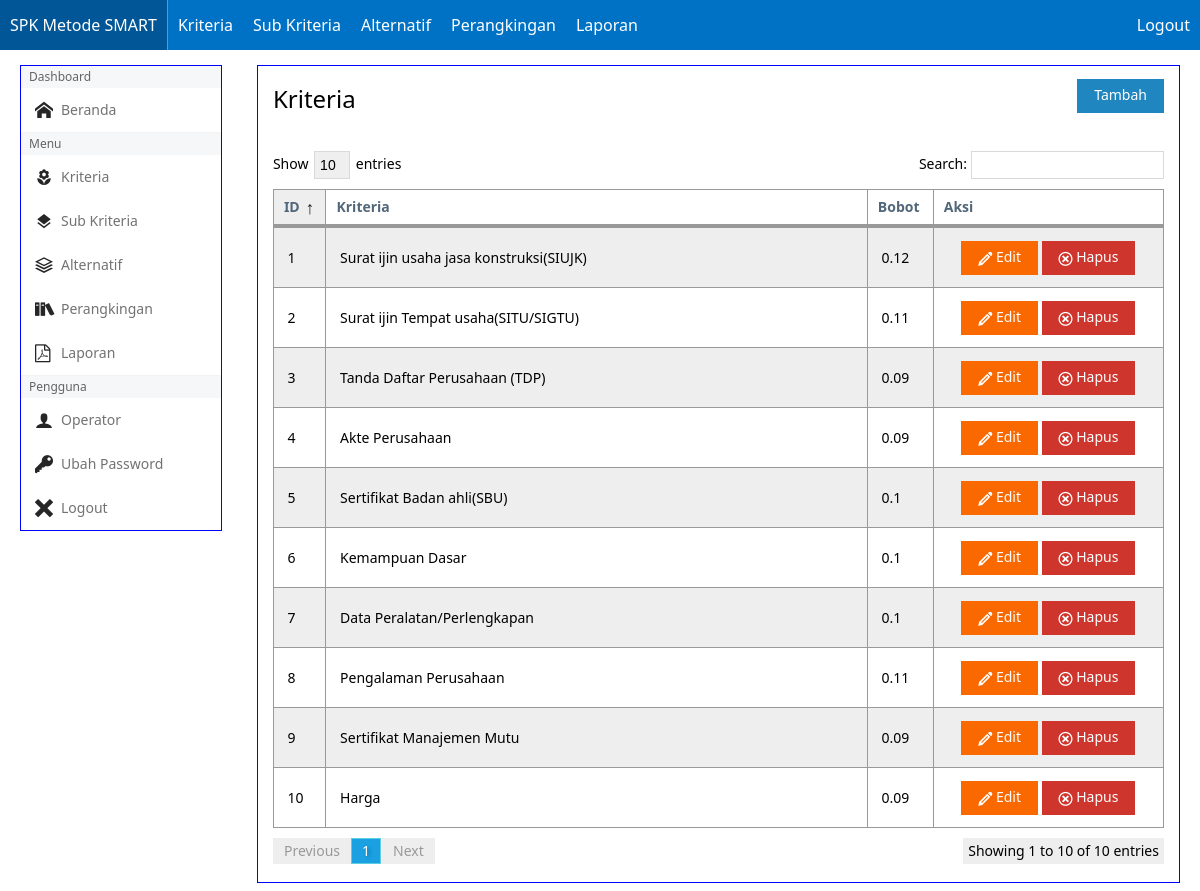
/kriteria.php (signed in), run on the app's committed database.
### tables this page shows
CREATE TABLE `smart_kriteria` (
  `id_kriteria` int(11) NOT NULL,
  `nama_kriteria` varchar(45) NOT NULL,
  `bobot_kriteria` double NOT NULL
);

### kriteria.php (the view, shortened to what this page needs)
<?php
include "header.php";
$page = isset($_GET['page'])?$_GET['page']:"";
?>
<div class="row cells4">
	<div class="cell colspan2">
		<h3>Kriteria</h3>
	</div>
<?php
if($page=='form'){
?>
	<div class="cell colspan2 align-right">
		<a href="kriteria.php" class="button info">Kembali</a>
	</div>
</div>
	<p></p>
	<?php
	if(isset($_POST['simpan'])){
		$stmt = $db->prepare("select sum(bobot_kriteria) as bbtk from smart_kriteria");
		$stmt->execute();
		$row = $stmt->fetch();
		if($_POST['bobot']<=100){
			$bbt = $_POST['bobot']/100;
			$bbtk = $bbt+$row['bbtk'];
			if($bbtk<=1){
				$nama = $_POST['nama'];
				$bobot = $_POST['bobot']/100;
				$stmt2 = $db->prepare("insert into smart_kriteria values('',?,?)");
				$stmt2->bindParam(1,$nama);
				$stmt2->bindParam(2,$bobot);
				if($stmt2->execute()){
					?>
					<script type="text/javascript">location.href='kriteria.php'</script>
					<?php
				} else{
					?>
					<script type="text/javascript">alert('Gagal menyimpan data')</script>
					<?php
				}
			} else{
				?>
				<script type="text/javascript">alert('Bobot haruslah 100% jika dijumlahkan semua kriteria')</script>
				<?php
			}
		} else{
			?>
				<script type="text/javascript">alert('Maaf nilai bobot maksimal 100')</script>
			<?php
		}
	}
	?>
	<form method="post">
		<input type="hidden" name="id" value="<?php echo isset($_GET['id'])? $_GET['id'] : ''; ?>">
		<label>Kriteria</label>
		<div class="input-control text full-size">
		    <input type="text" name="nama" placeholder="Nama Kriteria" value="<?php echo isset($_GET['nama'])? $_GET['nama'] : ''; ?>">
		</div>
		<label>Bobot</label>
		<div class="input-control text full-size">
		    <input type="text" name="bobot" placeholder="Bobot %" value="<?php echo isset($_GET['bobot'])? $_GET['bobot']*100 : ''; ?>">
		</div>
		<?php
		if (isset($_GET['id'])) {
			?>
			<button type="submit" name="update" class="button warning">Update</button>
			<?php
		} else{
			?>
			<button type="submit" name="simpan" class="button primary">Simpan</button>
			<?php
		}
		?>
	</form>
<?php
} else{
?>
	<div class="cell colspan2 align-right">
		<a href="?page=form" class="button primary">Tambah</a>
	</div>
</div>
<table class="table striped hovered cell-hovered border bordered dataTable" data-role="datatable" data-searching="true">
	<thead>
		<tr>
			<th width="50">ID</th>
			<th>Kriteria</th>
			<th width="50">Bobot</th>
			<th width="240">Aksi</th>
		</tr>
	</thead>
	<tbody>
		<?php
		$stmt = $db->prepare("select * from smart_kriteria");
		$stmt->execute();
        $no = 1;
		while($row = $stmt->fetch()){
		?>
		<tr>
			<td><?php echo $no++ ?></td>
			<td><?php echo $row['nama_kriteria'] ?></td>
			<td><?php echo $row['bobot_kriteria'] ?></td>
			<td class="align-center">
				<a href="?page=form&id=<?php echo $row['id_kriteria'] ?>&nama=<?php echo $row['nama_kriteria'] ?>&bobot=<?php echo $row['bobot_kriteria'] ?>" class="button warning"><span class="mif-pencil icon"></span> Edit</a>
				<a href="?page=hapus&id=<?php echo $row['id_kriteria'] ?>" class="button danger"><span class="mif-cancel icon"></span> Hapus</a>
			</td>
		</tr>
		<?php
		}
		?>
	</tbody>
</table>
<p><br/></p>
<?php
}
include "footer.php";
?>

### header.php (shortened to what this page needs)
<!DOCTYPE html>
<html>
<head>
    <link href="css/metro.css" rel="stylesheet">
    <link href="css/metro-icons.css" rel="stylesheet">
    <link href="css/metro-schemes.css" rel="stylesheet">
    <link href="css/metro-responsive.css" rel="stylesheet">
</head>
<body>
    <div class="app-bar">
		<a class="app-bar-element" href="...">SPK Metode SMART</a>
		<ul class="app-bar-menu">
			<li><a href="kriteria.php">Kriteria</a></li>
			<li><a href="subkriteria.php">Sub Kriteria</a></li>
			<li><a href="alternatif.php">Alternatif</a></li>
			<li><a href="perangkingan.php">Perangkingan</a></li>
			<li><a target="_blank" href="laporan.php">Laporan</a></li>
		</ul>
		<a href="logout.php" class="app-bar-element place-right">Logout</a>
	</div>
	<div style="padding:5px 20px;">
		<div class="grid">
			<div class="row cells5">
				<div class="cell">
					<ul class="v-menu" style="border:1px solid blue">
						<li class="menu-title">Dashboard</li>
						<li><a href="index.php"><span class="mif-home icon"></span> Beranda</a></li>
						<li class="menu-title">Menu</li>
						<li><a href="kriteria.php"><span class="mif-florist icon"></span> Kriteria</a></li>
						<li><a href="subkriteria.php"><span class="mif-layers icon"></span> Sub Kriteria</a></li>
						<li><a href="alternatif.php"><span class="mif-stack icon"></span> Alternatif</a></li>
						<li><a href="perangkingan.php"><span class="mif-books icon"></span> Perangkingan</a></li>
						<li><a target="_blank" href="laporan.php"><span class="mif-file-pdf icon"></span> Laporan</a></li>
						<li class="menu-title">Pengguna</li>
						<li><a href="operator.php"><span class="mif-user icon"></span> Operator</a></li>
						<li><a href="ubahpassword.php"><span class="mif-key icon"></span> Ubah Password</a></li>
						<li><a href="logout.php"><span class="mif-cross icon"></span> Logout</a></li>
					</ul>
				</div>
				<div class="cell colspan4">
					<div style="padding:10px 15px;border:1px solid blue;background:white;">

### footer.php (shortened to what this page needs)
</div>
				</div>
			</div>
		</div>
	</div>
</body>
</html>

### css/metro-responsive.css (style rules this page uses)
@media screen and (max-width: 1400px) { html { font-size: 110%; } }
@media screen and (max-width: 1200px) { html { font-size: 100%; } }

### data on the page
smart_kriteria: nama_kriteria "Surat ijin usaha jasa konstruksi(SIUJK)", bobot_kriteria "0.12"
smart_kriteria: nama_kriteria "Surat ijin Tempat usaha(SITU/SIGTU)", bobot_kriteria "0.11"
smart_kriteria: nama_kriteria "Tanda Daftar Perusahaan (TDP)", bobot_kriteria "0.09"
smart_kriteria: nama_kriteria "Akte Perusahaan", bobot_kriteria "0.09"
smart_kriteria: nama_kriteria "Sertifikat Badan ahli(SBU)", bobot_kriteria "0.1"
smart_kriteria: nama_kriteria "Kemampuan Dasar", bobot_kriteria "0.1"
smart_kriteria: nama_kriteria "Data Peralatan/Perlengkapan", bobot_kriteria "0.1"
smart_kriteria: nama_kriteria "Pengalaman Perusahaan", bobot_kriteria "0.11"
smart_kriteria: nama_kriteria "Sertifikat Manajemen Mutu", bobot_kriteria "0.09"
smart_kriteria: nama_kriteria "Harga", bobot_kriteria "0.09"
